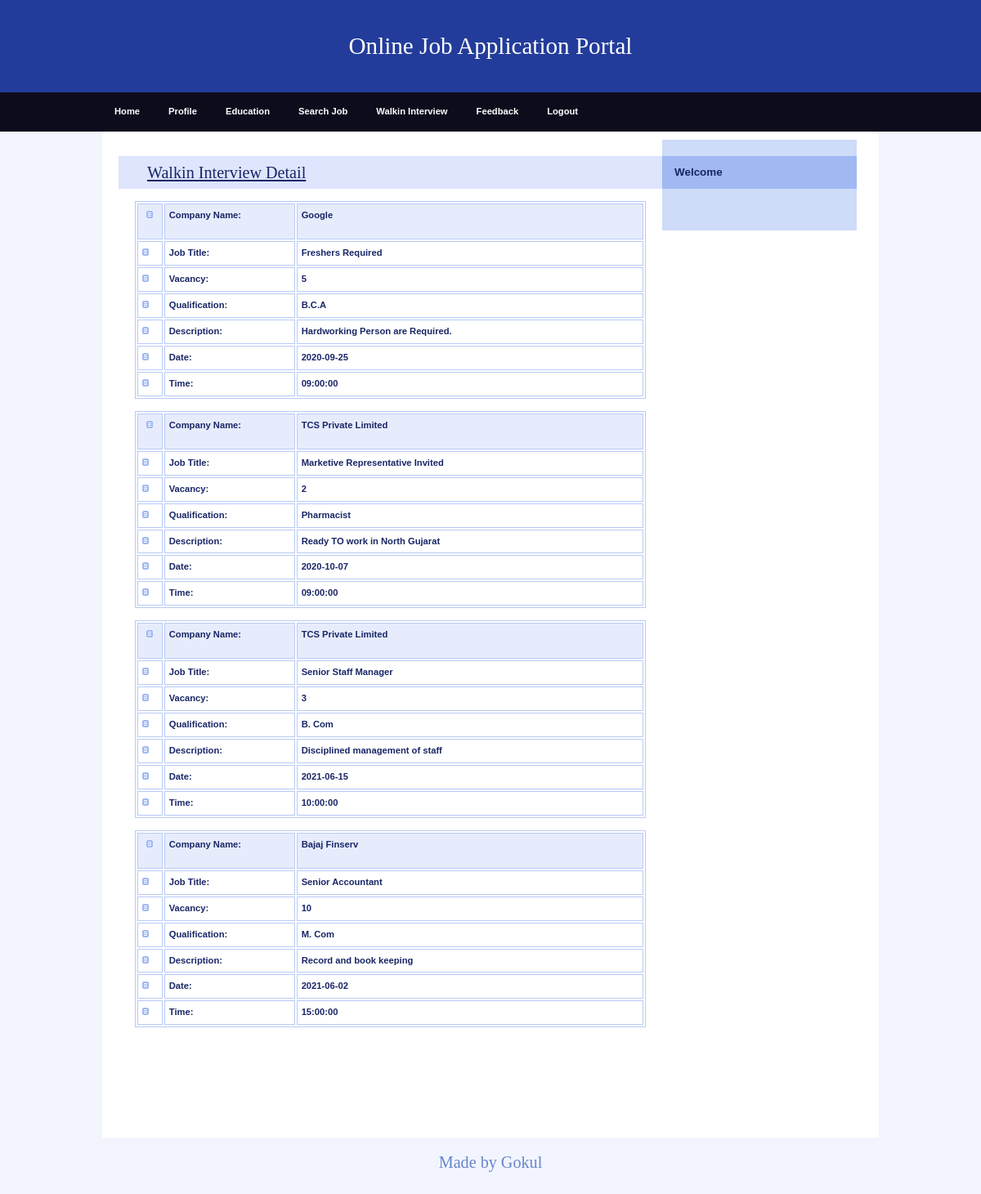
/JobSeeker/Walkin.php (signed in), run on the app's committed database.
### tables this page shows
CREATE TABLE `walkin_master` (
  `WalkInId` int NOT NULL,
  `CompanyName` varchar(20) NOT NULL,
  `JobTitle` varchar(50) NOT NULL,
  `Vacancy` int NOT NULL,
  `MinQualification` varchar(50) NOT NULL,
  `Description` varchar(100) NOT NULL,
  `InterviewDate` date NOT NULL,
  `InterviewTime` time NOT NULL
);

### JobSeeker/Walkin.php (the view, shortened to what this page needs)
<!DOCTYPE html>
<html>
<head>
  <link rel="stylesheet" media="screen,projection" type="text/css" href="./css/main.css" />
  <link rel="stylesheet" media="print" type="text/css" href="./css/print.css" />
</head>
<body>
  <div id="main" class="box">
    <?php
    include "Header.php"
    ?>
    <?php
    include "menu.php"
    ?>
    <div id="page" class="box">
      <div id="page-in" class="box">
        <div id="content">
          <div class="article">
            <h2><span><a href="#">Walkin Interview Detail</a></span></h2>
            <?php
            $con = mysqli_connect("localhost", "nishal", "Nishal1337", "job");
            $sql = "select * from walkin_master";
            $result = mysqli_query($con, $sql);
            while ($row = mysqli_fetch_array($result)) {
              $CompanyName = $row['CompanyName'];
              $JobTitle = $row['JobTitle'];
              $Vacancy = $row['Vacancy'];
              $MinQualification = $row['MinQualification'];
              $Description = $row['Description'];
              $InterviewDate = $row['InterviewDate'];
              $InterviewTime = $row['InterviewTime'];
            ?>
              <table width="100%" border="1" bordercolor="#1CB5F1">
                <tr>
                  <th width="5%" bgcolor="#1CB5F1" class="style3"><img src="../design/ico_cat.gif" alt="" width="8" height="9" /></th>
                  <th width="26%" height="32" bgcolor="#1CB5F1" class="style3">
                    <div align="left" class="style9 style5"><strong>Company Name</strong>:</div>
                  </th>
                  <th width="69%" height="32" bgcolor="#1CB5F1" class="style3">
                    <div align="left"><strong><?php echo $CompanyName; ?></strong></div>
                  </th>
                </tr>
                <tr>
                  <td class="style3"><img src="../design/ico_cat.gif" alt="" width="8" height="9" /></td>
                  <td class="style3">
                    <div align="left"><strong>Job Title:</strong></div>
                  </td>
                  <td class="style3">
                    <div align="left" class="style9 style5"><strong><?php echo $JobTitle; ?></strong></div>
                  </td>
                </tr>
                <tr>
                  <td class="style3"><img src="../design/ico_cat.gif" alt="" width="8" height="9" /></td>
                  <td class="style3">
                    <div align="left" class="style9 style5"><strong>Vacancy</strong>:</div>
                  </td>
                  <td class="style3">
                    <div align="left" class="style9 style5"><strong><?php echo $Vacancy; ?></strong></div>
                  </td>
                </tr>
                <tr>
                  <td class="style3"><img src="../design/ico_cat.gif" alt="" width="8" height="9" /></td>
                  <td class="style3">
                    <div align="left" class="style9 style5"><strong>Qualification:</strong></div>
                  </td>
                  <td class="style3">
                    <div align="left" class="style9 style5"><strong><?php echo $MinQualification; ?></strong></div>
                  </td>
                </tr>
                <tr>
                  <td class="style3"><img src="../design/ico_cat.gif" alt="" width="8" height="9" /></td>
                  <td class="style3">
                    <div align="left" class="style9 style5"><strong>Description:</strong></div>
                  </td>
                  <td class="style3">
                    <div align="left" class="style9 style5"><strong><?php echo $Description; ?></strong></div>
                  </td>
                </tr>
                <tr>
                  <td class="style3"><img src="../design/ico_cat.gif" alt="" width="8" height="9" /></td>
                  <td class="style3">
                    <div align="left" class="style9 style5"><strong>Date:</strong></div>
                  </td>
                  <td class="style3">
                    <div align="left" class="style9 style5"><strong><?php echo $InterviewDate; ?></strong></div>
                  </td>
                </tr>
                <tr>
                  <td class="style3"><img src="../design/ico_cat.gif" alt="" width="8" height="9" /></td>
                  <td class="style3">
                    <div align="left" class="style9 style5"><strong>Time:</strong></div>
                  </td>
                  <td class="style3">
                    <div align="left" class="style9 style5"><strong><?php echo $InterviewTime; ?></strong></div>
                  </td>
                </tr>
              <?php
            }
              ?>
              </table>
              <p>&nbsp;</p>
              <p class="btn-more box noprint">&nbsp;</p>
          </div>
        </div>
        <?php
        include "right.php"
        ?>
      </div>
    </div>
    <?php
    include "footer.php"
    ?>
  </div>
</body>
</html>

### JobSeeker/Header.php
<div id="header">
    <h1>Online Job Application Portal</h1>
</div>

### JobSeeker/menu.php
<div id="tabs" class="noprint">
    <ul class="box">
        <li><a href="index.php">Home</a></li>
        <li><a href="Profile.php">Profile</a></li>
        <li><a href="Education.php">Education</a></li>
        <li><a href="SearchJob.php">Search Job</a></li>
        <li><a href="Walkin.php">Walkin Interview</a></li>
        <li><a href="Feedback.php">Feedback</a></li>
        <li><a href="session_destroy.php">Logout</a></li>
    </ul>
</div>

### JobSeeker/right.php (shortened to what this page needs)
<div id="col" class="noprint">
  <div id="col-in">
    <h3>Welcome</h3>
    <div id="about-me">
      <p class="style1">
      </p>
    </div>
  </div>
</div>

### JobSeeker/footer.php
<div id="footer">
    <h2 style="text-align: center;">Made by Gokul</h2>
</div>

### JobSeeker/css/main.css (style rules this page uses)
* { min-height: 1px; }
body { border: 0; margin: 0; padding: 0; background: #f2f5fe; font: 70%/160% "verdana", sans-serif; color: #192666; _text-align: center; }
a { color: #192666; }
p { border: 0; margin: 15px 0; padding: 0; line-height: 30px; }
div { display: block; border: 0; margin: 0; padding: 0; }
h1, h2, h3, h4, h5 { border: 0; margin: 10px 0; padding: 0; font-weight: bold; }
h1 { font-size: 260%; line-height: 100%; font-family: "georgia", serif; font-weight: normal; }
h2 { font-size: 180%; line-height: 100%; font-family: "georgia", serif; font-weight: normal; }
h3 { font-size: 120%; line-height: 100%; font-weight: bold; }
table { display: table; margin: 15px 0; padding: 0; border: 1px solid #b7caf6; font-size: 100%; }
tr { display: table-row; }
th, td { display: table-cell; border: 1px solid #b7caf6; margin: 0; padding: 5px; vertical-align: top; text-align: left; }
th { background: #e7ecfd; text-align: center; color: #192666; font-weight: bold; }
ul, ol { display: block; border: 0; margin: 15px 0 15px 40px; padding: 0; }
li { display: list-item; border: 0; margin: 0; padding: 0; _height: 1px; }
a, img, span { border: 0; margin: 0; padding: 0; }
strong, .strong { font-weight: bold; }
.box { min-height: 1px; _height: 1px; }
.box:after { content: "."; display: block; line-height: 0px; font-size: 0px; visibility: hidden; clear: both; }
#main { margin: 0px auto 0 auto; _text-align: left; }
#header { position: relative; margin: 0; padding: 32px 0; background: #233c9b; color: #fff; text-align: center; }
#tabs { background: #0d0c1d; _height: 1px; }
#tabs ul { width: 950px; margin: 0 auto; padding: 0; list-style: none; }
#tabs ul li { margin: 0 5px 0 0; padding: 0; float: left; }
#tabs ul li a { display: block; position: relative; padding: 15px 15px; border: 0; color: #fff; font-weight: bold; text-decoration: none; cursor: pointer; }
#page { min-height: 1px; width: 950px; margin: 0 auto; background: #fff; _height: 1px; }
#page-in { min-height: 1px; padding: 10px 0; _height: 1px; }
#content { float: left; width: 70%; _width: 72%; margin: 0; padding: 0 0 0 20px; }
#content .article { clear: both; margin: 0; padding: 20px; }
#content .article h2 { margin: 0 -20px; padding: 10px; background: #dee5fd; color: #192666; }
#content .article h2 span { padding-left: 25px; }
#content .article p { text-align: justify; }
#content .btn-more { margin: 0 0 15px 0; padding: 0; border: 0; position: relative; }
#col { float: left; width: 25%; margin: 0; padding: 0; background: #cedbf9; }
#col-in { padding: 20px 10px; }
#col h3 { padding: 13px 15px 14px 15px; margin: 0 -10px 15px -10px; background: #a0b9f3; color: #192666; }
#col #about-me { margin-bottom: 15px; line-height: 130%; }
#col #about-me p { margin: 0; }
#footer { position: relative; clear: both; padding: 10px; height: 60px; margin-bottom: 50px; color: #6685cc; }

### JobSeeker/css/print.css (style rules this page uses)
body { border:0; margin:0; padding:0; font-size:12pt }
a { color:#000; text-decoration:none; }
h1, h2, h3 { page-break-after:avoid; page-break-inside:avoid; }
table { border-collapse: collapse; border-width:1px; border-style:solid; }
th, td { display:table-cell; border-width:1px; border-style:solid; }
ul, ol, dl { page-break-before:avoid }
.noprint { display:none; }

### JobSeeker/Walkin.php (style rules this page uses)
.style1 { color: #000066; font-weight: bold; }
.style3 { font-weight: bold }

### JobSeeker/right.php (style rules this page uses)
.style1 { font-size: 18px }

### data on the page
walkin_master: CompanyName "Google", JobTitle "Freshers Required", Vacancy "5", MinQualification "B.C.A", Description "Hardworking Person are Required.", InterviewDate "2020-09-25", InterviewTime "09:00:00"
walkin_master: CompanyName "TCS Private Limited", JobTitle "Marketive Representative Invited", Vacancy "2", MinQualification "Pharmacist", Description "Ready TO work in North Gujarat", InterviewDate "2020-10-07", InterviewTime "09:00:00"
walkin_master: CompanyName "TCS Private Limited", JobTitle "Senior Staff Manager", Vacancy "3", MinQualification "B. Com", Description "Disciplined management of staff", InterviewDate "2021-06-15", InterviewTime "10:00:00"
walkin_master: CompanyName "Bajaj Finserv", JobTitle "Senior Accountant", Vacancy "10", MinQualification "M. Com", Description "Record and book keeping", InterviewDate "2021-06-02", InterviewTime "15:00:00"
